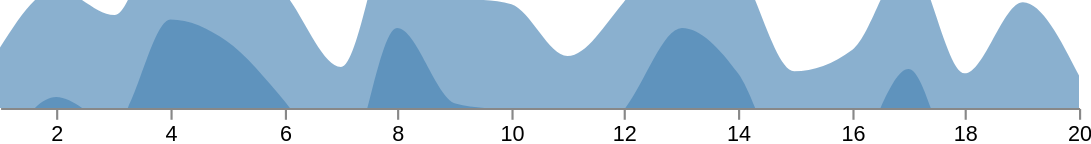

Source (Vega-Lite JSON):
### Vega specification from a JSON file in a GitHub repository (floating-point values rounded to 4 significant figures)
{"width": 500, "height": 50, "signals": [{"name": "layers", "value": 2, "on": [{"events": "click", "update": "1 + (layers % 4)"}]}, {"name": "vheight", "update": "height * layers"}, {"name": "opacity", "update": "pow(layers, -2/3)"}], "data": [{"name": "layer_indices", "values": [0, 1, 2, 3], "transform": [{"type": "filter", "expr": "datum.data < layers"}, {"type": "formula", "expr": "datum.data * -height", "as": "offset"}]}, {"name": "table", "values": [{"x": 1, "y": 28}, {"x": 2, "y": 55}, {"x": 3, "y": 43}, {"x": 4, "y": 91}, {"x": 5, "y": 81}, {"x": 6, "y": 53}, {"x": 7, "y": 19}, {"x": 8, "y": 87}, {"x": 9, "y": 52}, {"x": 10, "y": 48}, {"x": 11, "y": 24}, {"x": 12, "y": 49}, {"x": 13, "y": 87}, {"x": 14, "y": 66}, {"x": 15, "y": 17}, {"x": 16, "y": 27}, {"x": 17, "y": 68}, {"x": 18, "y": 16}, {"x": 19, "y": 49}, {"x": 20, "y": 15}]}], "scales": [{"name": "x", "type": "linear", "range": "width", "zero": false, "round": true, "domain": {"data": "table", "field": "x"}}, {"name": "y", "type": "linear", "range": [{"signal": "vheight"}, 0], "nice": true, "zero": true, "domain": {"data": "table", "field": "y"}}], "axes": [{"orient": "bottom", "scale": "x", "count": 20}], "marks": [{"type": "group", "encode": {"update": {"width": {"field": {"group": "width"}}, "height": {"field": {"group": "height"}}, "clip": {"value": true}}}, "marks": [{"type": "group", "from": {"data": "layer_indices"}, "encode": {"update": {"y": {"field": "offset"}}}, "marks": [{"type": "area", "from": {"data": "table"}, "encode": {"enter": {"interpolate": {"value": "monotone"}, "x": {"scale": "x", "field": "x"}, "fill": {"value": "steelblue"}}, "update": {"y": {"scale": "y", "field": "y"}, "y2": {"scale": "y", "value": 0}, "fillOpacity": {"signal": "opacity"}}}}]}]}]}
